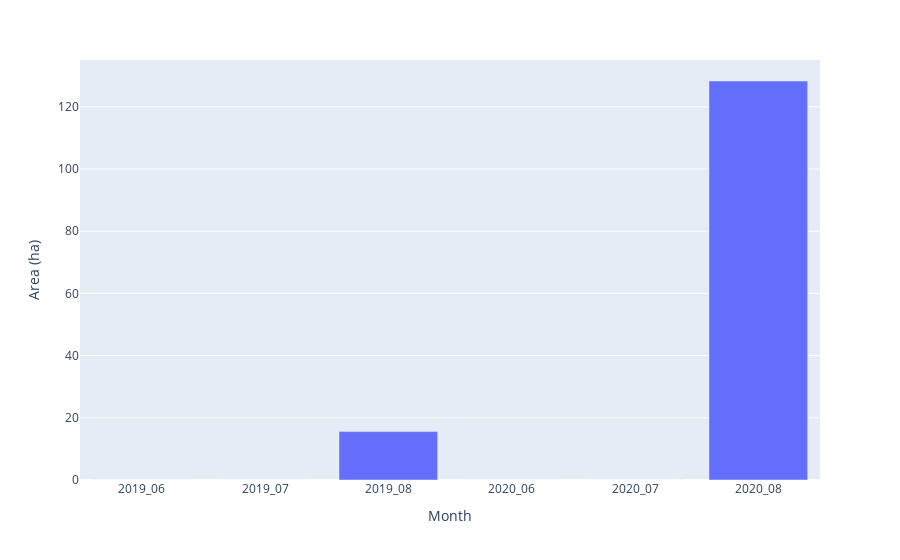

This figure's notebook cell:
### Code cell
geemap.jrc_hist_monthly_history(
    region=region, 
    start_date= '2019-01-01',
    end_date= '2021-01-01',
    start_month= 6,
    end_month= 8,
    scale=30, 
    frequency='month', 
    denominator=1e4, 
    y_label='Area (ha)'
)

### Figure 1 — Plotly figure (JSON) as saved in the notebook; plotly's stock layout.template omitted (floating-point values rounded to 4 significant figures)
{"data": [{"alignmentgroup": "True", "hovertemplate": "Month=%{x}<br>Area (ha)=%{y}<extra></extra>", "legendgroup": "", "marker": {"color": "#636efa", "pattern": {"shape": ""}}, "name": "", "offsetgroup": "", "orientation": "v", "showlegend": false, "textposition": "auto", "type": "bar", "x": ["2019_06", "2019_07", "2019_08", "2020_06", "2020_07", "2020_08"], "xaxis": "x", "y": [0, 0, 15.57, 0, 0, 128.3], "yaxis": "y"}], "layout": {"barmode": "relative", "legend": {"tracegroupgap": 0}, "margin": {"t": 60}, "xaxis": {"anchor": "y", "domain": [0, 1], "title": {"text": "Month"}}, "yaxis": {"anchor": "x", "domain": [0, 1], "title": {"text": "Area (ha)"}}}}
